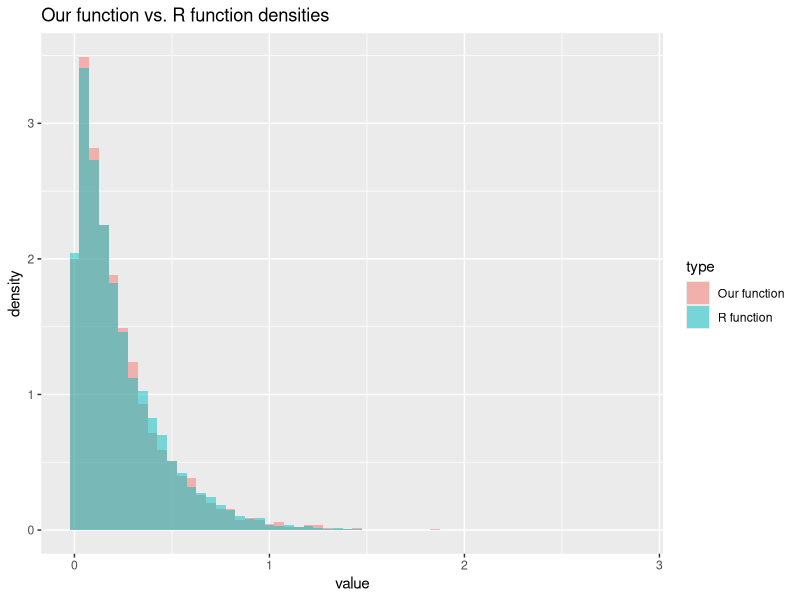
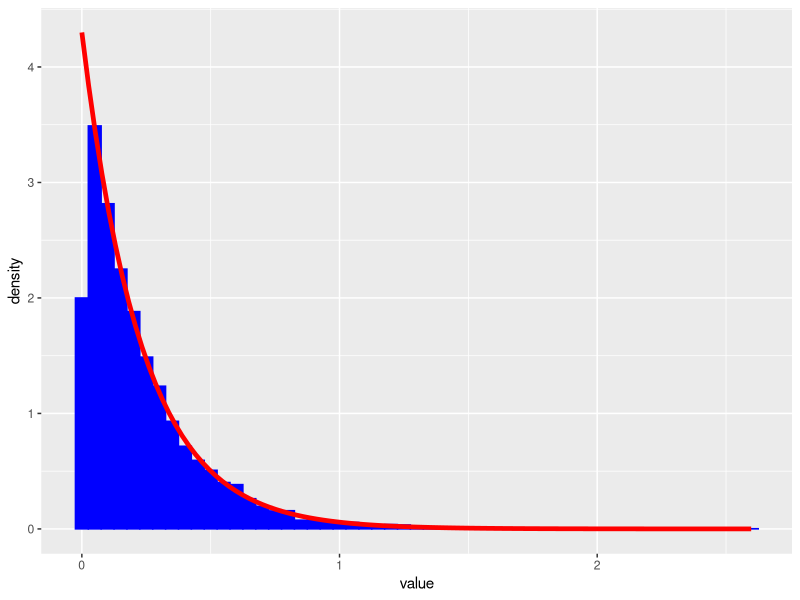

Reproduce these figures in R, in order. (Note: this script raises an error after producing the figures.)
## ---- chunk 1
library(formatR)
showsol <- FALSE
library(knitr)
opts_chunk$set(tidy.opts = list(width.cutoff = 68), tidy = TRUE, warning = FALSE, error = FALSE, message = FALSE, echo = TRUE)
## ---- chunk 2
library(ggplot2)
exponential<- function(lambda, n=1){
  u = runif(n)
  x = -1/lambda*log(u)
  return(x)
}
## ---- chunk 3
n = 10000
lambda = 4.300
x = exponential(lambda,n)
cat('Theoretical mean: ', 1/lambda,' Computed mean: ', mean(x),'\n')
cat('Theoretical variance: ', 1/lambda^2, ' Computed variance: ', var(x))
## ---- chunk 4
y = rexp(n, lambda)
rfunc = data.frame(value = y)
ourfunc = data.frame(value = x)
rfunc$type = 'R function'
ourfunc$type = 'Our function'
df = rbind(rfunc,ourfunc)
ggplot(df, aes(value, fill = type)) + 
   geom_histogram(alpha = 0.5, aes(y = ..density..), binwidth = 0.05, position = 'identity') + ggtitle("Our function vs. R function densities")
df2 <- data.frame(theo=seq(0,max(x),length.out=n), value=x)
ggplot(df2, aes(x = value)) + geom_histogram(aes(y = ..density..), binwidth=0.05, fill = 'blue', color = 'blue') + stat_function(fun=dexp,geom = "line",size=1.6,col="red",args = (mean=lambda)) 
+ ggtitle("Our function vs. theoretical density")
## ---- chunk 5
f_A2 = function(x, alpha){
  c = alpha*exp(1)/(alpha+exp(1))
  result = vector(length = length(x))
  result[x<1.] = sapply(x[x<1.], function(x) c*x^(alpha - 1))
  result[x>=1.] = sapply(x[x>=1.], function(x) c*exp(-x))
  return(as.double(result))
}

F_inv = function(n, alpha){
  c = alpha*exp(1)/(alpha+exp(1))
  u = runif(n)
  result = vector(length = n)
  result[u < c/alpha] = (alpha/c * u[u < c/alpha])^(1/alpha)
  result[u >= c/alpha] = -log(1/alpha + exp(-1) - u[u >= c/alpha]/c)
  return(result)
}

alpha = 2.5
n = 10000
xsamples = F_inv(n, alpha)
c = alpha*exp(1)/(alpha+exp(1))
mean = c/(alpha+1) + 2*c/exp(1)
cat('Theoretical mean: ', mean, ' Sampled mean: ', mean(xsamples))
## ---- chunk 6
variance = c/(alpha+2)+5*c/exp(1) - mean^2
cat('Theoretical variance: ', variance, ' Sampled variance: ', var(xsamples))
## ---- chunk 7
df2 <- data.frame(theo=seq(0,max(xsamples),length.out=n), value=xsamples)
ggplot(df2, aes(x = value)) + geom_histogram(aes(y = ..density..), binwidth=0.1, col = 'blue', fill = 'blue') + stat_function(fun=f_A2,geom = "line",size=1.6,col="red",args = (mean=alpha)) + ggtitle("Comparison of analytical and sampled density")
## ---- chunk 8
normal <- function(n){
  x_1 <- runif(n/2)
  x_2 <- exponential(1/2, n/2)
  y_1 <- sqrt(x_2)*cos(2*pi*x_1)
  y_2 <- sqrt(x_2)*sin(2*pi*x_1)
  y <- c(y_1,y_2)
  return(y)
}
## ---- chunk 9
n = 100000
x <- normal(n)
cat('Theoretical mean: ', 0,' Computed mean: ', mean(x),'\n')
cat('Theoretical variance: ', 1, ' Computed variance: ', var(x))
## ---- chunk 10
df2 <- data.frame(theo=seq(0,max(x),length.out=n), value=x)
ggplot(df2, aes(x = value)) + geom_histogram(aes(y = ..density..), binwidth=0.1, col = 'blue', fill = 'blue') + stat_function(fun=dnorm,geom = "line",size=1.6,col="red",args = list(mean=0, sd = 1)) + ggtitle("Comparison of analytical and sampled density")

x <- normal(1000)
qqnorm(x, pch = 1, frame = FALSE)
qqline(x, col = "steelblue", lwd = 2)
## ---- chunk 11
normal_d <- function(d, mu, sigma){
  x <- normal(d)
  y <- mu + t(chol(sigma))%*%x
  return(y)
}
## ---- chunk 12
d = 2
n = 100000
mu = c(1,2)
sigma = matrix(c(2.5,3,3,10),ncol=2,nrow=2)
sample = matrix(NA, ncol = d, nrow = n)
for (i in 1:n){
  sample[i,] <- normal_d(d,mu,sigma)
}
average = apply(sample, 2,mean)
cat('Mean vector: \n')
average
covmat = cov(sample)
cat('Covariance matrix: \n')
covmat
## ---- chunk 13
library(nortest)
ad.test(sample[,1])
ad.test(sample[,2])
## ---- chunk 14
small_gamma = function(alpha, n=1){
  result = vector()
  iter = 0
  sampled = 0
  while(sampled < n){

    uniform2 = runif(n)
    x = F_inv(n, alpha)
    
    c = 1/(gamma(alpha)) * (1/alpha + exp(-1))
    
    probs = dgamma(x, alpha, rate=1) / (c * as.double(f_A2(x, alpha)))
    
    result = append(result, x[uniform2 <= probs])
    
    sampled = sampled + sum(uniform2 <= probs)
    iter = iter + n
  }
  
  iter = iter - length(result) + n
  
  return(list(samples = result[seq(1:n)], iter = iter))
}

large_gamma <- function(alpha, n=1){
  loga = 1/2 * (alpha - 1) * (log(alpha - 1) - 1)
  logb = 1/2 * (alpha + 1) * (log(alpha + 1) - 1)
  result = vector(mode="numeric")
  
  i = 0
  iter = 0
  while (i < n){
    iter = iter + 1 
    log_x_1 = loga + log(runif(1))
    log_x_2 = logb + log(runif(1))
    if (2*log_x_1 <= (alpha - 1)*(log_x_2 - log_x_1) - exp(log_x_2 - log_x_1)){
      result = append(result, exp(log_x_2 - log_x_1))
      i = i + 1
    }
    else{}
  }
  list(samples = result, iter = iter)
}

gamma2 = function(alpha, n  = 1){
  if (alpha <= 1){
    return(small_gamma(alpha, n))
  }
  else if (alpha > 1){
    return(large_gamma(alpha, n))
  }
}
## ---- chunk 15
alpha = 0.5
G1 <- small_gamma(alpha, 10000)

G1_filt = G1
df12 = data.frame(G1_filt)

cat('Theoretical mean: ', alpha,' Computed mean: ', mean(G1$samples),'\n')
cat('Theoretical variance: ', alpha, ' Computed variance: ', var(G1$samples))

c = 1/(gamma(alpha)) * (1/alpha + exp(-1))

x_val = linspace(0, 5, 100)

df11 <- data.frame(x = x_val, y=dgamma(x_val, alpha, 1))

ggplot() + geom_histogram(data=df12, aes(x=samples, y=..density.., color="Sampled"), binwidth=0.1) + geom_line(data=df11, aes(x=x, y=y, color="Theoretical"), size=1.6) + ggtitle("Comparison of analytical and sampled density")
## ---- chunk 16
alpha = 1.5

G2 = gamma2(alpha, 10000)

cat('Theoretical mean: ', alpha,' Computed mean: ', mean(G2$samples),'\n')
cat('Theoretical variance: ', alpha, ' Computed variance: ', var(G2$samples))

df16 = data.frame(data=G2)

ggplot(df16, aes(x=data.samples)) + geom_histogram(data=df16, aes(x = data.samples, y=..density.., color="Sampled Function"), binwidth=0.1) + stat_function(fun=dgamma,geom = "line",size=1.6,col="red",args = list(shape=alpha, rate = 1))
## ---- chunk 17
iterations = c()

for (alpha in seq(2, 2000, 10)){
  G = gamma2(alpha, 1000)
  iterations = append(iterations, G$iter)
}

df15 = data.frame(alpha = seq(5, 2000, 10), iterations = iterations)

ggplot(df15, aes(x = alpha, y= iterations, color="Iterations")) + geom_line()
## ---- chunk 18
library(MCMCpack)
get_gamma_samples <- function(alpha){
  return(gamma2(alpha)$samples)
}

dirichlet <- function(alpha){
  z<- sapply(alpha,get_gamma_samples)
  x <- z/sum(z)
  return(x)
}
## ---- chunk 19
k = 5
n = 20000
x <- matrix(NA, ncol = k, nrow = n)
alpha <- exponential(1,k)
for (i in 1:n){
  x[i,] <- dirichlet(alpha)
}
cat('Theoretical mean: ', alpha/sum(alpha),'\n','Computed mean: ', apply(x,2,mean),'\n')
cat('Theoretical variance: ', alpha*(sum(alpha)-alpha)/(sum(alpha)^2*(sum(alpha)+1)),'\n', 'Computed variance: ', apply(x,2,var))
## ---- chunk 20
n <- 10000
alpha <- rep(1,k)
x <- matrix(NA, ncol = k, nrow = n)
for (i in 1:n){
  x[i,] <- dirichlet(alpha)
}
y <- as.vector(rdirichlet(n,alpha))
rfunc = data.frame(value = y)
ourfunc = data.frame(value = as.vector(x))
rfunc$type = 'R function'
ourfunc$type = 'Our function'
df = rbind(rfunc,ourfunc)
ggplot(df, aes(value, fill = type)) + 
   geom_histogram(alpha = 0.5, aes(y = ..density..), position = 'identity') + ggtitle("Our function vs. R function densities")
## ---- chunk 21
df2 <- data.frame(theo=seq(0,max(x[,1]),length.out=n), value=x[,1])
ggplot(df2, aes(x = value)) + geom_histogram(aes(y = ..density..), 
      binwidth = 0.005,fill = 'blue', color = 'blue') + stat_function(fun=dbeta,geom = "line",size=1.6,col="red",args = list(shape1=1,shape2=k-1)) + ggtitle("Our function vs. theoretical density")
## ---- chunk 22
f <- function(x){
  return((2+x)^125*(1-x)^38*x^34)
}

optimum = optimize(f,c(0,1),maximum = TRUE)

draw_samples <- function(n){
  samples <- rep(NA,n)
  iter = 0
  for (i in 1:n){
    finish = 0
    while(finish ==0){
      iter = iter + 1
      x_sample <- runif(1)
      alpha <- f(x_sample)/optimum$objective
      u = runif(1)
      if (u <=alpha){
        samples[i] <- x_sample
        finish <- 1
      }
    }
  }
  return(list(samples = samples, iterations = iter))
}
## ---- chunk 23
n = 10000
g <- function(x){
  return(f(x)*x)
}
f_density <- function(x){return(f(x)/integrate(f,0,1)$value)}
y <- draw_samples(n)
cat("Computed mean: ", sum(y$samples)/n, '\n')
cat("Theoretical mean: ", integrate(g,0,1)$value/integrate(f,0,1)$value, '\n')
df <- data.frame(theo=seq(0,1,length.out=n), value=y$samples)
ggplot(df, aes(x = value)) + geom_histogram(aes(y = ..density..), binwidth=0.001, col = 'blue', fill = 'blue') + stat_function(fun=f_density,geom = "line",size=1.6,col="red") + ggtitle("Comparison of analytical and sampled density") + xlim(0,1) + geom_segment(x = sum(y$samples)/n, xend = sum(y$samples)/n, y = 0, yend = 100, col = "green", size = 1.2, linetype = "longdash")
## ---- chunk 24
cat("Average random numbers generated: ", y$iterations/n, '\n')
cat("Theoretical expected number: ", optimum$objective/integrate(f,0,1)$value)
## ---- chunk 25
k = 6
n = 10000
x <- matrix(NA, ncol = k, nrow = n)
alpha <- rep(1,k)
for (i in 1:n){
  x[i,] <- dirichlet(alpha)
}

w = f(y$samples)/dbeta(y$samples,1,5)
w = f(x[,1])/dbeta(x[,1],1,5)
mu_hat <- sum(x[,1]*w)/sum(w)
mu_hat2 <- sum(x[,1]*w)/(n*integrate(f,0,1)$value)
